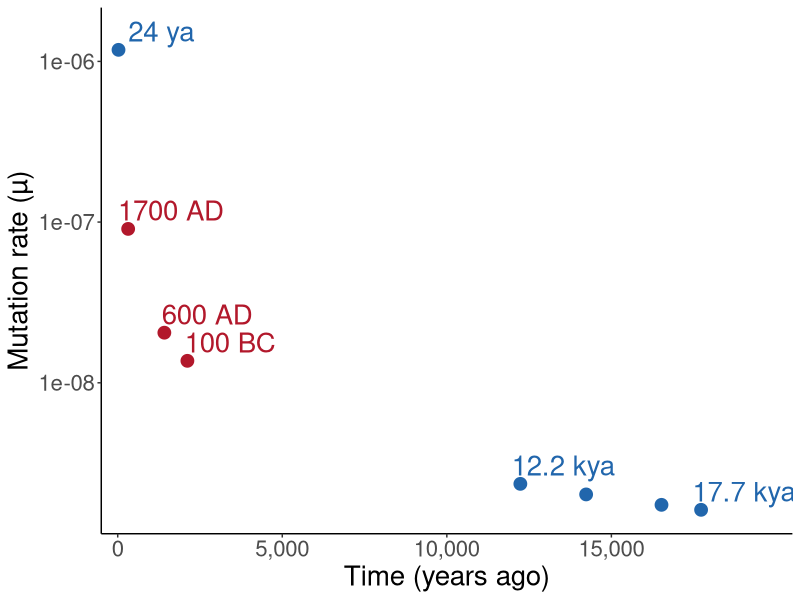

The R script that drew this image: (Note: this script raises an error after producing the figure.)
library(ggplot2)
library(scales)

setwd("/Users/Evan/Dropbox/Documents/Oxford/DPhil/Papers/TREE paper/Figs")
pdf_file='rate-curve.pdf'

rates <- c(1.62e-9, 1.74e-9, 2.02e-9, 2.35e-9, 1.18e-6)
# times <- c(26324, 24539, 21137, 18169, 36)

# times <- c(17726,      16523,   14233,   12234,      24)
# cols  <- c('black',    'black', 'black', 'black',    'black')
# dates <- c('17.7 kya', '',      '',      '12.2 kya', '24 ya')

rates <- c(1.62e-9,    1.74e-9, 2.02e-9, 2.35e-9,    1.37e-8,    2.05e-8,    9.07e-8,  1.18e-6)
times <- c(17726,      16523,   14233,   12234,      2117,       1417,       317,       24)
col1 <- '#2166ac' # blue
col2 <- '#b2182b' # red
cols  <- c(col1,    col1, col1, col1,    col2,  col2,  col2, col1)
dates <- c('17.7 kya', '',      '',      '12.2 kya', '100 BC',   '600 AD',   '1700 AD', '24 ya')
# dates <- c('17.7 kya', '',      '',      '12.2 kya', '1st century BC',   '6st century AD',   '18th century AD', '24 ya')

# rates2 <- c(1.62e-9, 1.74e-9, 2.02e-9, 2.35e-9)
# times2 <- c(26324, 24539, 21137, 18169)

# dates <- c('26.3 kya', '', '', '18.2 kya', '36 ya')


dat = data.frame(x=times, y=rates)
# dat2 = data.frame(x=times2, y=rates2)

# the time estimate in units of mu
# t <- 4.269762246E-05
t <- 2.875081736E-05

breaks <- 10**(-9:-6)

fn1 <- function(x) {log10(t/x)}
fn2 <- function(x) {t/x}

pdf(file=pdf_file, width = 3.5, height = 2.6)

ggplot(data=dat, aes(x=x, y=y)) +
    theme_bw() +
    # theme(panel.grid.major = element_blank(), panel.grid.minor = element_blank()) +
    theme(axis.line = element_line(colour = "black"),
          text = element_text(size=20),
          panel.grid.major = element_blank(),
          panel.grid.minor = element_blank(),
          panel.border = element_blank(),
          panel.background = element_blank()) +
    xlab("Time (years ago)") +
    ylab("Mutation rate (µ)") +
    geom_point(size=4, shape=19, colour=cols) +
    geom_text(aes(label=dates), nudge_y=log10(1.3), nudge_x=1300, colour=cols, cex=7) +
    scale_y_log10(breaks=breaks, labels=breaks) +
    scale_x_continuous(breaks=seq(0, 15000, by = 5000), limits=c(0, 20000), labels = comma, expand = c(0,500)) +
    stat_function(fun=fn1, geom="line")
    # stat_function(fun=fn1, geom="area", xlim = c(18169, 26324), fill = 'red', alpha = 0.2)
    # geom_area(stat = "function", fun = fn1, xlim = c(18169, 26324, fill = 'red', alpha = 0.2)

dev.off()

ggplot(data=dat2, aes(x=x, y=y)) +
    xlab("Time (t)") +
    ylab("Mutation rate (μ)") +
    geom_point(colour="red", size=4, shape=21, fill="white") +
    scale_x_continuous(limits=c(0, 30000), labels = comma) +
    stat_function(fun=fn2, geom="line") +
    stat_function(fun=fn2, geom="area", xlim = c(18169, 26324), fill = 'red', alpha = 0.2)

